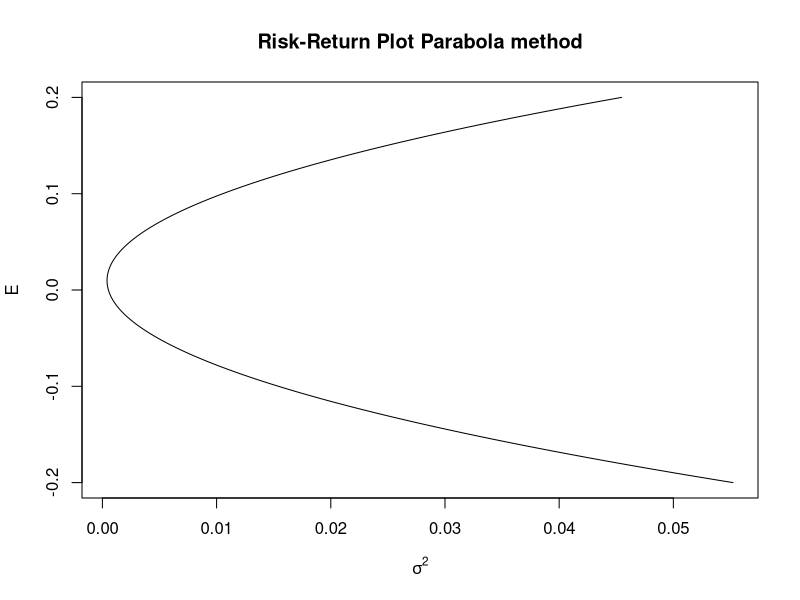
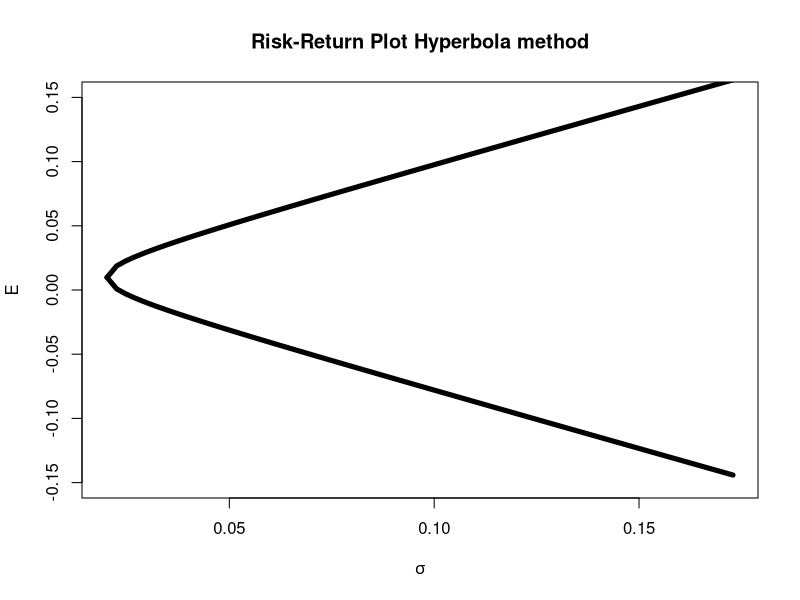
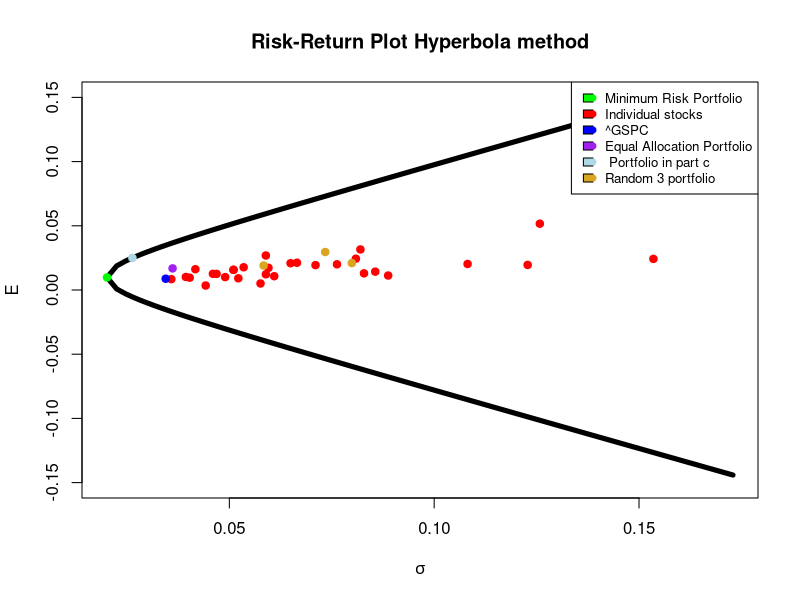

Generate these figures, in order, with R:
## ---- chunk 1
knitr::opts_chunk$set(echo = TRUE)
## ---- chunk 2
a_all <- read.csv("stockData.csv", sep=",", header=TRUE) 
# Use 5 year data to train 
a <- a_all[1:60,] 
#Convert adjusted close prices into returns:
r <- (a[-1,4:ncol(a)]-a[-nrow(a),4:ncol(a)])/a[-nrow(a),4:ncol(a)]
## ---- chunk 3
# Using only 30 stocks(GSPC not included) 
n_stocks = 30 
#Compute mean vector:
means <- colMeans(r)
#Compute variance covariance matrix 
covmat <- cov(r)
#Compute correlation matrix: 
cormat <- cor(r)
#Compute the vector of variances: 
variances <- diag(covmat)
#Compute the vector of standard deviations: 
stdev <- diag(covmat)^.5
#Compute inverse of variance covariance matrix 
inv_covmat <- solve(covmat)
#ones vector 
ones = rep(1,n_stocks)
## ---- chunk 4

#Compute A,B,C,D
A = as.numeric(t(means) %*% inv_covmat %*% ones) 
B = as.numeric(t(means) %*% inv_covmat %*% means) 
C = as.numeric(t(ones)  %*% inv_covmat %*% ones) 
D = B*C - A^2
print(paste("A:",A))
print(paste("B :",B))
print(paste("C :",C))
print(paste("D :",D))
## ---- chunk 5
E = 0.025

l1 = (function(x) (C*x - A) / D) 
l2 = (function(x) (B - A*x) / D)

lambda_1 = l1(E) 
lambda_2 = l2(E)
print(paste("Lambda 1 :",lambda_1))
print(paste("Lambda 2 :", lambda_2))

## ---- chunk 6
#Composition of the efficient portfolio given the return E
investor_weight = inv_covmat %*% (l1(E) * means + l2(E) * ones) 

#Span values of E: 
E <- seq(-0.2,0.2,.001)

#Compute variance of efficient frontier portfolios (parabola) 
var_ef_p <- (C * E^2 - 2*A*E + B) / D

#Parabola: part d 
plot(var_ef_p, E, type="l", ylab = 'E', xlab = expression(sigma^2), main="Risk-Return Plot Parabola method") # Parabola
## ---- chunk 7
#Span values of vars 
sigmas <- sqrt(seq(1/C,0.03,.0001)) 
upper_part <- (A + sqrt(D*(C*sigmas^2 - 1)))*(1/C) 
lower_part <- (A - sqrt(D*(C*sigmas^2 - 1)))*(1/C) 

#Hyperbola: part e 
plot(sigmas, upper_part, lwd=5,type = "l",ylab = 'E', xlab = expression(sigma),ylim = c(-0.15,0.15),main="Risk-Return Plot Hyperbola method") 
lines(sigmas,lower_part, lwd=5,type = "l")
## ---- chunk 8
#f Add n_stocks stocks, GSPC, equal allocation portfolio, min risk portfolio, portfolio in c
plot(sigmas, upper_part, lwd=5,type = "l",ylab = 'E', xlab = expression(sigma),ylim = c(-0.15,0.15),main="Risk-Return Plot Hyperbola method") 
lines(sigmas,lower_part, lwd=5,type = "l")
# Mark stocks
for (i in 1:n_stocks) {
  points(sqrt(covmat[i,i]), means[i], pch = 19, lwd=1, col = "red")
}

#Mark GSPC 
r_gpsc = (a[-1,3]-a[-nrow(a),3])/a[-nrow(a),3] 
gspc_mean = mean(r_gpsc) 
gspc_var = var(r_gpsc) 
points(sqrt(gspc_var),gspc_mean, pch = 19, lwd=1, col = "blue")

#Mark Equal allocation portfolio 
equal_weight_vector <- ones/n_stocks
equal_varp <- t(equal_weight_vector) %*% covmat %*% equal_weight_vector
equal_Rp <- t(equal_weight_vector) %*% means 
points(sqrt(equal_varp), equal_Rp, pch = 19, lwd=1, col= "purple")

#Mark minimum risk portfolio: 
min_risk_weight_vector <- inv_covmat  %*% ones /as.numeric(t(ones)  %*% inv_covmat  %*% ones) 
min_risk_varp <- t(min_risk_weight_vector) %*% covmat %*% min_risk_weight_vector 
min_risk_Rp <- t(min_risk_weight_vector) %*% means 
points(sqrt(min_risk_varp), min_risk_Rp, pch=19,lwd=1,col="green")

#mark portfolio in c 
investor_varp <- t(investor_weight) %*% covmat %*% investor_weight 
investor_Rp <- t(investor_weight) %*% means
points(sqrt(investor_varp), investor_Rp, pch = 19, lwd=1, col= "lightblue")

#Part g add 3 random portfolios

#create vector with 10 random numbers between 1 and 20 
set.seed(1) 
r_portf_x1 <- runif(n=n_stocks, min=-0.75, max=1) 
set.seed(2) 
r_portf_x2 <- runif(n=n_stocks, min=-0.75, max=1) 
set.seed(3) 
r_portf_x3 <- runif(n=n_stocks, min=-0.75, max=1)

r_portf_x1 <- r_portf_x1 / sum(r_portf_x1)
r_portf_x2 <- r_portf_x2 / sum(r_portf_x2)
r_portf_x3 <- r_portf_x3 / sum(r_portf_x3)

r_varp1 <- t(r_portf_x1) %*% covmat %*% r_portf_x1 
r_Rp1 <- t(r_portf_x1) %*% means 
points(sqrt(r_varp1), r_Rp1, pch = 19, lwd=1, col= "goldenrod")

r_varp2 <- t(r_portf_x2) %*% covmat %*% r_portf_x2 
r_Rp2 <- t(r_portf_x2) %*% means 
points(sqrt(r_varp2), r_Rp2, pch = 19, lwd=1, col= "goldenrod")

r_varp3 <- t(r_portf_x3) %*% covmat %*% r_portf_x3 
r_Rp3 <- t(r_portf_x3) %*% means 
points(sqrt(r_varp3), r_Rp3, pch = 19, lwd=1, col= "goldenrod")

legend("topright", 
       legend=c("Minimum Risk Portfolio", "Individual stocks", "^GSPC","Equal Allocation Portfolio", " Portfolio in part c","Random 3 portfolio"),
       col=c("green", "red","blue","purple","lightblue","goldenrod"),
       pch = 19,
       fill =c("green", "red","blue","purple","lightblue","goldenrod"),
       cex=0.8)

